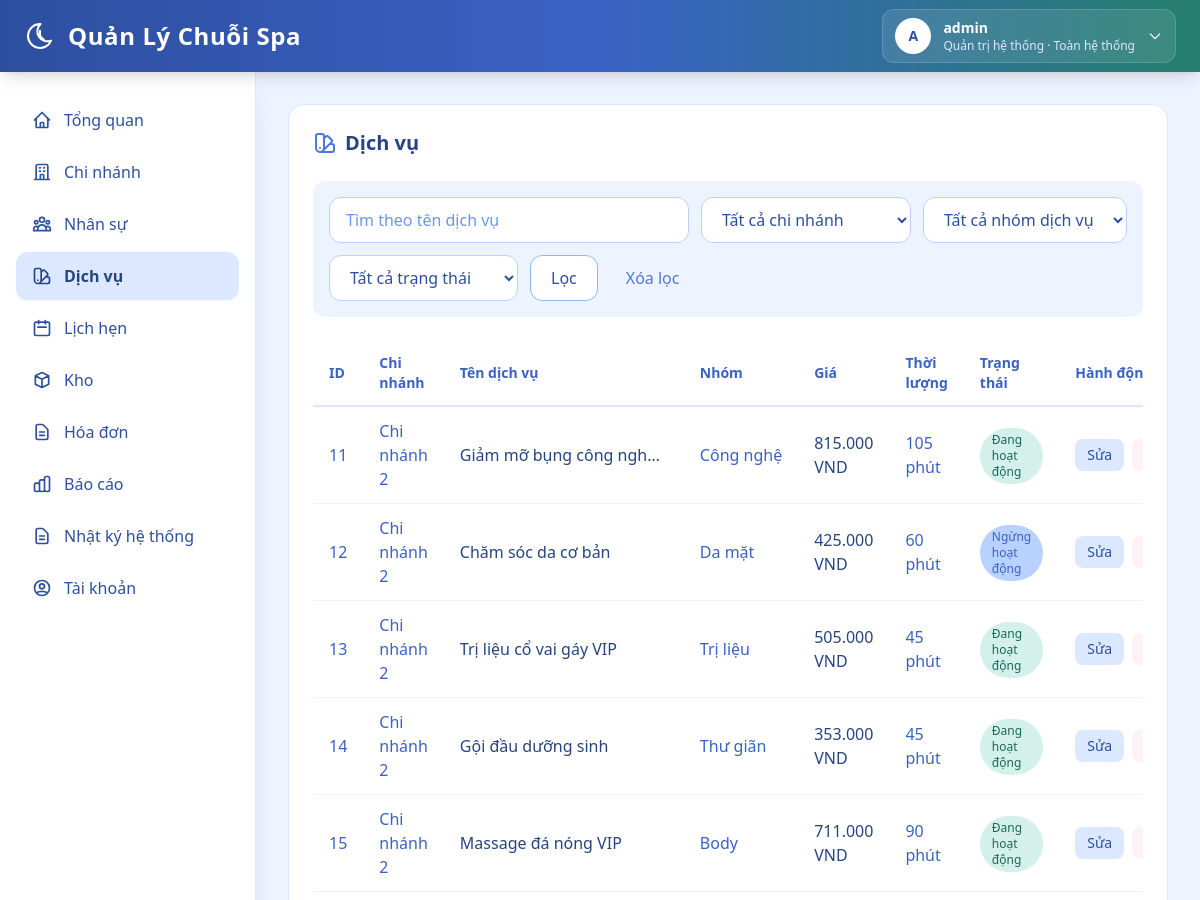
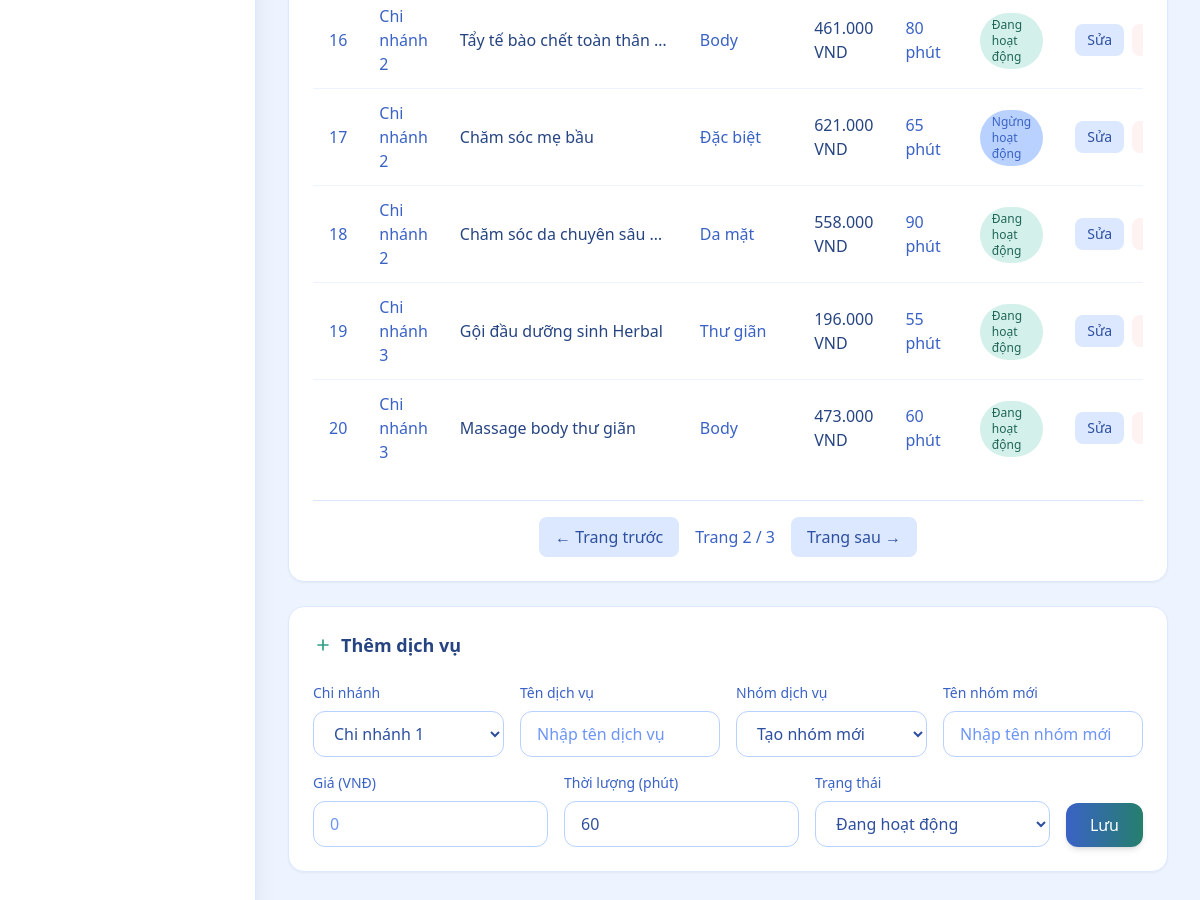
Before: /web/services?page=2&q=&group=&status= (signed in) with the older database file (2 pictures, top to bottom).
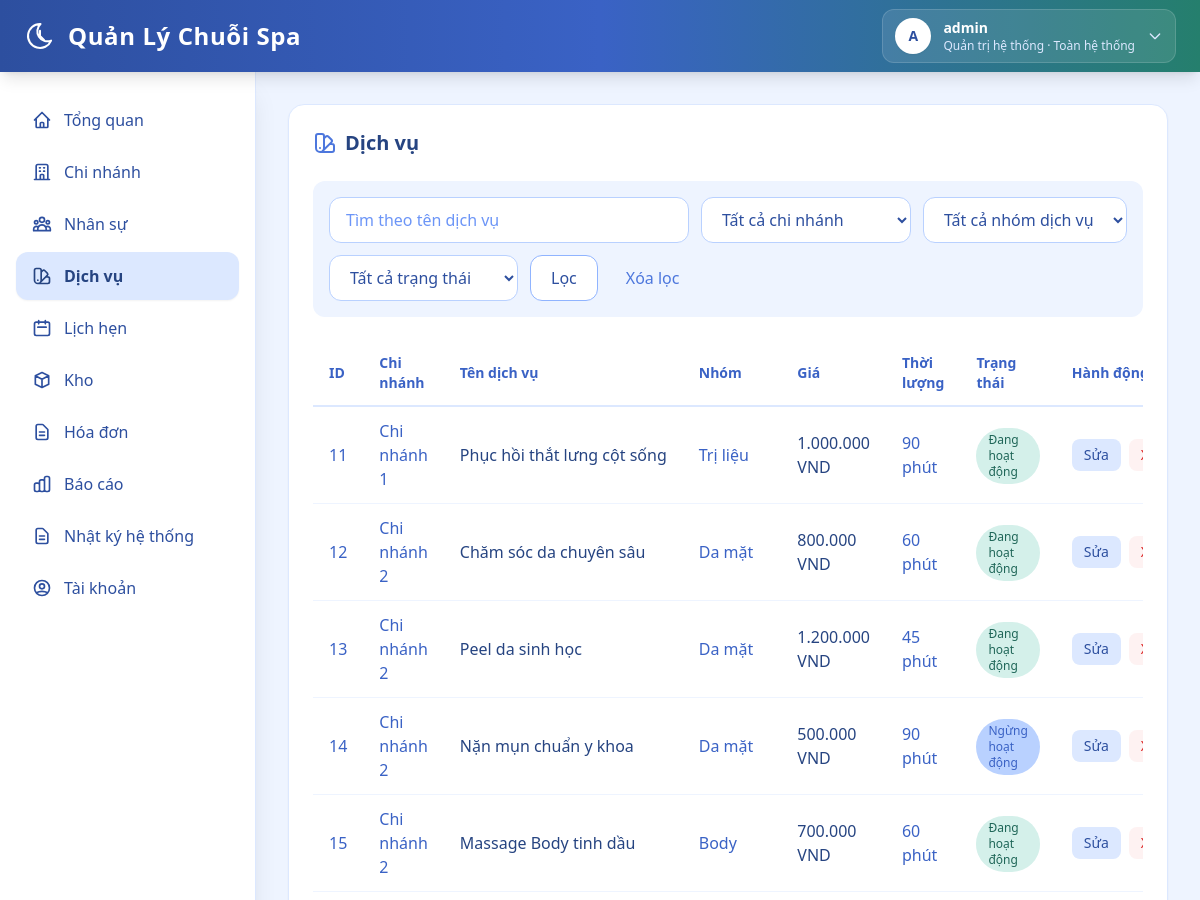
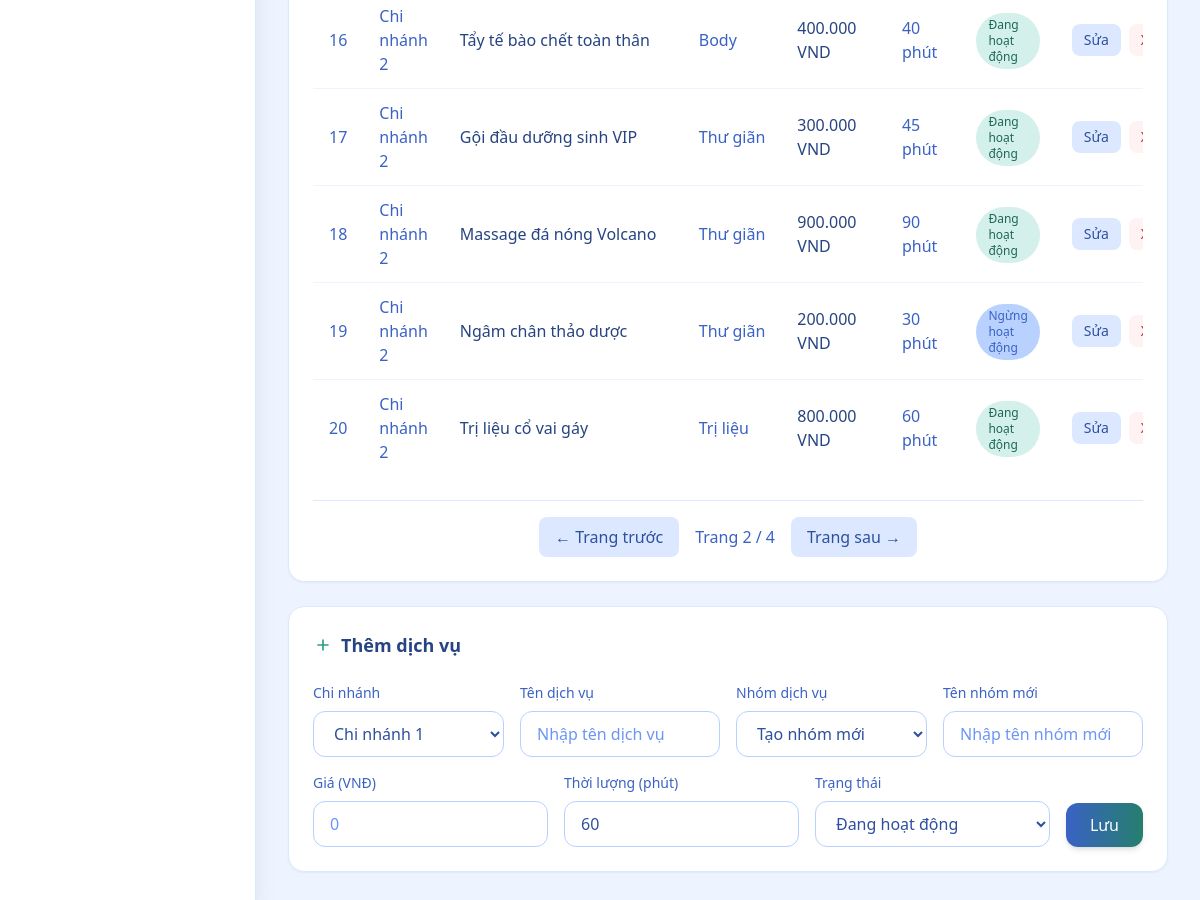
After: the same page with the newer database file (2 pictures, top to bottom).
### backend/models.py (models this page shows)
class TimestampMixin:
    created_at = db.Column(db.DateTime, nullable=False, default=datetime.utcnow)

class Service(db.Model, TimestampMixin):
    __tablename__ = "services"
    id = db.Column(db.Integer, primary_key=True)
    branch_id = db.Column(db.Integer, db.ForeignKey("branches.id"), nullable=False, index=True)
    name = db.Column(db.String(255), nullable=False)
    group_name = db.Column(db.String(64), nullable=True)
    price = db.Column(db.Numeric(12, 2), nullable=False, default=0)
    duration_minutes = db.Column(db.Integer, nullable=False, default=60)
    status = db.Column(db.String(32), nullable=False, default="active")
    branch = db.relationship("Branch", lazy="joined")

class Branch(db.Model, TimestampMixin):
    __tablename__ = "branches"
    id = db.Column(db.Integer, primary_key=True)
    branch_code = db.Column(db.String(16), nullable=True, unique=True, index=True)
    name = db.Column(db.String(255), nullable=False, unique=True)
    address = db.Column(db.String(500), nullable=True)
    phone = db.Column(db.String(32), nullable=True, unique=True)
    manager_staff_id = db.Column(db.Integer, db.ForeignKey("staffs.id"), nullable=True, index=True)
    status = db.Column(db.String(32), nullable=False, default="active")
    manager_staff = db.relationship("Staff", foreign_keys=[manager_staff_id], lazy="joined")

### backend/web_modules/dich_vu.py (the view, shortened to what this page needs)
@web_bp.get("/services")
@roles_required("super_admin", "branch_manager", "receptionist")
def services():
    user = g.web_user
    scope_ids = getattr(g, "scope_branch_ids", [])
    q = parse_text(request.args.get("q"))
    group_name = parse_text(request.args.get("group"))
    status = normalize_choice(request.args.get("status"), {"active", "inactive"}, "")
    selected_branch_id = resolve_selected_branch_id(scope_ids, parse_int(request.args.get("branch_id")))
    edit_id = parse_int(request.args.get("edit_id"))
    page = parse_page(request.args.get("page"), default=1)
    query = Service.query.filter(Service.branch_id.in_(scope_ids))
    if selected_branch_id:
        query = query.filter(Service.branch_id == selected_branch_id)
    if q:
        query = query.filter(Service.name.ilike(f"%{q}%"))
    if group_name:
        query = query.filter(Service.group_name.ilike(f"%{group_name}%"))
    if status:
        query = query.filter(Service.status == status)
    pager = paginate(query.order_by(Service.id.asc()), page=page, per_page=10)
    branch_options = list_scope_branches(scope_ids, order_by="name")
    edit_row = None
    form_branch_id = edit_row.branch_id if edit_row else selected_branch_id
    if form_branch_id is None and scope_ids:
        if user.is_super_admin:
            form_branch_id = scope_ids[0]
        else:
            form_branch_id = getattr(g, "active_branch_id", None) or scope_ids[0]
    form_data = {
        "service_id": edit_row.id if edit_row else None,
        "branch_id": form_branch_id,
        "name": edit_row.name if edit_row else "",
        "group_name": edit_row.group_name if edit_row else "",
        "price": format_money_input(edit_row.price) if edit_row else "",
        "duration_minutes": edit_row.duration_minutes if edit_row else 60,
        "status": edit_row.status if edit_row else "active",
    }
    group_rows = (
        db.session.query(Service.group_name)
        .filter(
            Service.branch_id.in_(scope_ids),
            Service.group_name.isnot(None),
            Service.group_name != "",
        )
        .distinct()
        .order_by(Service.group_name.asc())
        .all()
    )
    group_options = sorted(set(collect_non_empty_text(group_rows)))
    return render_template(
        "web/services.html",
        rows=pager.items,
        pager=pager,
        branch_options=branch_options,
        selected_branch_id=selected_branch_id,
        q=q,
        group_name=group_name,
        status=status,
        group_options=group_options,
        is_super_admin=user.is_super_admin,
        edit_mode=bool(edit_row),
        form_data=form_data,
    )

### backend/models.py (called while the page is built)
    @property
    def is_super_admin(self) -> bool:
        return self.role == "super_admin"

### backend/web.py (called while the page is built)
def parse_text(value: str | None) -> str:
    return (value or "").strip()

def collect_non_empty_text(rows) -> list[str]:
    return [text for (value,) in rows if (text := parse_text(value))]

def parse_int(value):
    try:
        return int(value)
    except (TypeError, ValueError):
        return None

def parse_page(value, default=1):
    page = parse_int(value)
    if page is None or page < 1:
        return default
    return page

def normalize_choice(value, allowed, default):
    text = parse_text(value).lower()
    if text in allowed:
        return text
    return default

def paginate(query, page, per_page=10):
    return query.paginate(page=page, per_page=per_page, error_out=False)

def fmt_money(value):
    return f"{float(value or 0):,.0f} VND".replace(",", ".")

def role_label(role: str) -> str:
    return ROLE_LABELS.get(role, role)

def can_access_menu_for_user(user: User | None, menu_key: str) -> bool:
    if not user:
        return False
    return menu_key in ROLE_MENU_ACCESS.get(user.role, set())

### backend/templates/web/services.html (shortened to what the changed rows need)
{% extends "web/base.html" %}
{% block content %}
  {% set service_status_labels = {
    'active': 'Đang hoạt động',
    'inactive': 'Ngừng hoạt động'
  } %}
  <section class="bg-white rounded-2xl shadow-sm border border-spa-100 p-6 mb-6">
    <h2 class="text-xl font-bold text-spa-800 mb-6 flex items-center gap-2">
      Dịch vụ
    </h2>
    <div class="overflow-x-auto">
      <table class="w-full">
        <thead>
          <tr class="border-b-2 border-spa-100">
            <th class="text-left py-3 px-4 text-sm font-semibold text-spa-600">ID</th>
            <th class="text-left py-3 px-4 text-sm font-semibold text-spa-600">Chi nhánh</th>
            <th class="text-left py-3 px-4 text-sm font-semibold text-spa-600">Tên dịch vụ</th>
            <th class="text-left py-3 px-4 text-sm font-semibold text-spa-600">Nhóm</th>
            <th class="text-left py-3 px-4 text-sm font-semibold text-spa-600">Giá</th>
            <th class="text-left py-3 px-4 text-sm font-semibold text-spa-600">Thời lượng</th>
            <th class="text-left py-3 px-4 text-sm font-semibold text-spa-600">Trạng thái</th>
            <th class="text-left py-3 px-4 text-sm font-semibold text-spa-600">Hành động</th>
          </tr>
        </thead>
        <tbody class="divide-y divide-spa-50">
          {% for row in rows %}
            <tr class="hover:bg-spa-50/50 transition-colors">
              <td class="py-3 px-4 text-spa-600">{{ row.id }}</td>
              <td class="py-3 px-4 text-spa-600">{{ row.branch.name if row.branch else '-' }}</td>
              <td class="py-3 px-4 text-spa-800 font-medium max-w-[240px] truncate" data-tooltip="{{ row.name|e }}" tabindex="0">{{ row.name }}</td>
              <td class="py-3 px-4 text-spa-600 max-w-[180px] truncate" {% if row.group_name %}data-tooltip="{{ row.group_name|e }}" tabindex="0"{% endif %}>{{ row.group_name or '-' }}</td>
              <td class="py-3 px-4 text-spa-800 font-medium">{{ fmt_money(row.price) }}</td>
              <td class="py-3 px-4 text-spa-600">{{ row.duration_minutes }} phút</td>
              <td class="py-3 px-4">
                <span class="inline-flex px-3 py-1 rounded-full text-xs font-medium
                  {% if row.status == 'active' %}bg-sage-100 text-sage-700{% else %}bg-spa-200 text-spa-600{% endif %}">
                  {{ service_status_labels.get(row.status, row.status) }}
                </span>
              </td>
              <td class="py-3 px-4">
                <div class="flex items-center gap-2">
                  <a href="{{ url_for('web.services', edit_id=row.id, page=pager.page, q=q, group=group_name, status=status, branch_id=selected_branch_id) }}#service-editor"
                    class="px-3 py-1.5 rounded-lg bg-spa-100 text-spa-700 hover:bg-spa-200 text-sm font-medium transition-all">
                    Sửa
                  </a>
                  <form method="post" action="{{ url_for('web.services_delete') }}" class="inline"
                    data-confirm-modal="1"
                    data-confirm-message="Bạn có chắc muốn xóa dịch vụ này không?"
                    data-confirm-ok-label="Xóa dịch vụ">
                    <button type="submit" class="px-3 py-1.5 rounded-lg bg-red-50 text-red-600 hover:bg-red-100 text-sm font-medium transition-all">
                    </button>
                  </form>
                </div>
              </td>
            </tr>
          {% else %}
            <tr><td colspan="8" class="py-8 text-center text-spa-400">Không có dữ liệu.</td></tr>
          {% endfor %}
        </tbody>
      </table>
    </div>
    <div class="flex items-center justify-center gap-4 mt-6 pt-4 border-t border-spa-100">
      {% if pager.has_prev %}
        <a href="{{ url_for('web.services', page=pager.prev_num, q=q, group=group_name, status=status, branch_id=selected_branch_id) }}"
          class="px-4 py-2 rounded-lg bg-spa-100 text-spa-700 hover:bg-spa-200 font-medium transition-all">
          ← Trang trước
        </a>
      {% endif %}
      <span class="text-spa-600">Trang {{ pager.page }} / {{ pager.pages or 1 }}</span>
      {% if pager.has_next %}
        <a href="{{ url_for('web.services', page=pager.next_num, q=q, group=group_name, status=status, branch_id=selected_branch_id) }}"
          class="px-4 py-2 rounded-lg bg-spa-100 text-spa-700 hover:bg-spa-200 font-medium transition-all">
          Trang sau →
        </a>
      {% endif %}
    </div>
  </section>
      {% set service_group_is_new = (not form_data.group_name) or (form_data.group_name not in group_options) %}
{% endblock %}

Changed rows visible on the page:
changed Service id 11: branch "Chi nhánh 2" → "Chi nhánh 1"; name "Giảm mỡ bụng công ngh…" → "Phục hồi thắt lưng cột sống"; group_name "Công nghệ" → "Trị liệu"; price "815.000 VND" → "1.000.000 VND"; duration_minutes "105" → "90"
changed Service id 12: name "Chăm sóc da cơ bản" → "Chăm sóc da chuyên sâu"; price "425.000 VND" → "800.000 VND"; status "inactive" → "active" (drawn); get "Ngừng hoạt động" → "Đang hoạt động"
changed Service id 13: name "Trị liệu cổ vai gáy VIP" → "Peel da sinh học"; group_name "Trị liệu" → "Da mặt"; price "505.000 VND" → "1.200.000 VND"
changed Service id 14: name "Gội đầu dưỡng sinh" → "Nặn mụn chuẩn y khoa"; group_name "Thư giãn" → "Da mặt"; price "353.000 VND" → "500.000 VND"; duration_minutes "45" → "90"; status "active" → "inactive" (drawn); get "Đang hoạt động" → "Ngừng hoạt động"
changed Service id 15: name "Massage đá nóng VIP" → "Massage Body tinh dầu"; price "711.000 VND" → "700.000 VND"; duration_minutes "90" → "60"
changed Service id 16: name "Tẩy tế bào chết toàn thân…" → "Tẩy tế bào chết toàn thân"; price "461.000 VND" → "400.000 VND"; duration_minutes "80" → "40"
changed Service id 17: name "Chăm sóc mẹ bầu" → "Gội đầu dưỡng sinh VIP"; group_name "Đặc biệt" → "Thư giãn"; price "621.000 VND" → "300.000 VND"; duration_minutes "65" → "45"; status "inactive" → "active" (drawn); get "Ngừng hoạt động" → "Đang hoạt động"
changed Service id 18: name "Chăm sóc da chuyên sâu…" → "Massage đá nóng Volcano"; group_name "Da mặt" → "Thư giãn"; price "558.000 VND" → "900.000 VND"
changed Service id 19: branch "Chi nhánh 3" → "Chi nhánh 2"; name "Gội đầu dưỡng sinh Herbal" → "Ngâm chân thảo dược"; price "196.000 VND" → "200.000 VND"; duration_minutes "55" → "30"; status "active" → "inactive" (drawn); get "Đang hoạt động" → "Ngừng hoạt động"
changed Service id 20: branch "Chi nhánh 3" → "Chi nhánh 2"; name "Massage body thư giãn" → "Trị liệu cổ vai gáy"; group_name "Body" → "Trị liệu"; price "473.000 VND" → "800.000 VND"
Other visible differences:
{{ pager.pages or 1 }}: "3" → "4"
